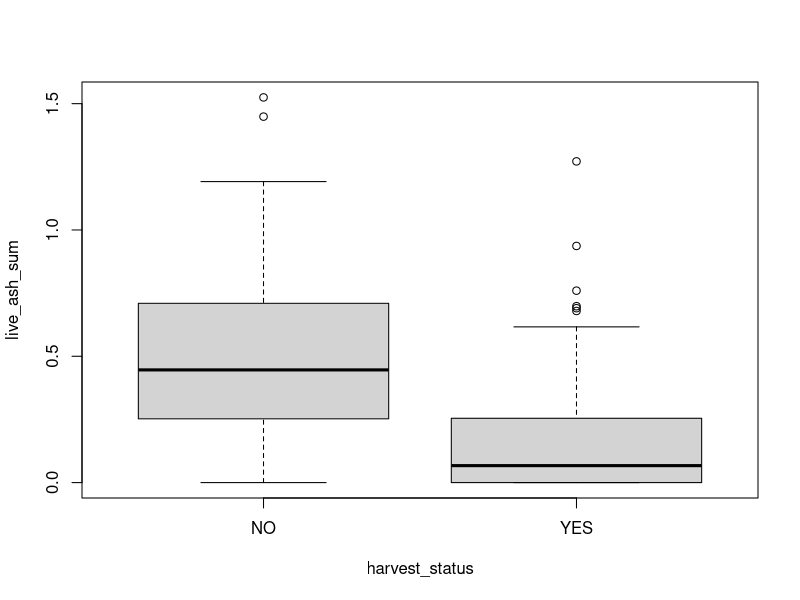
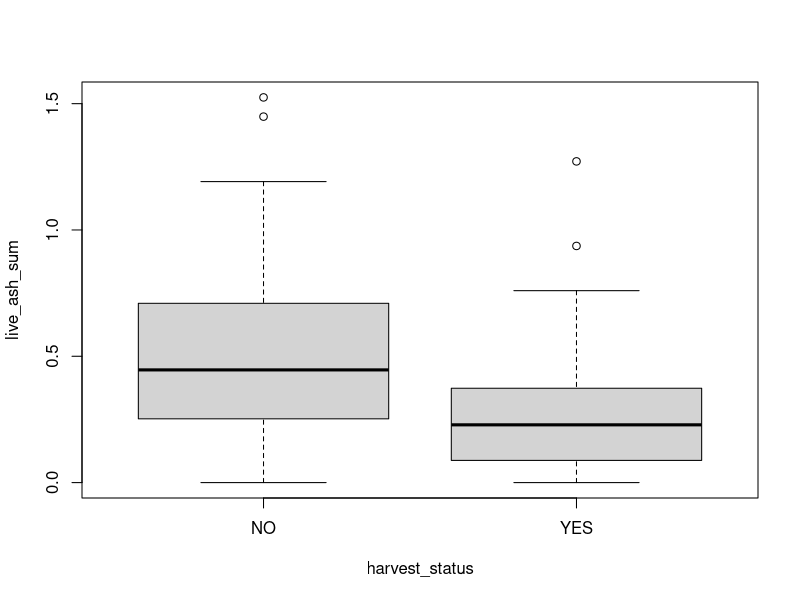
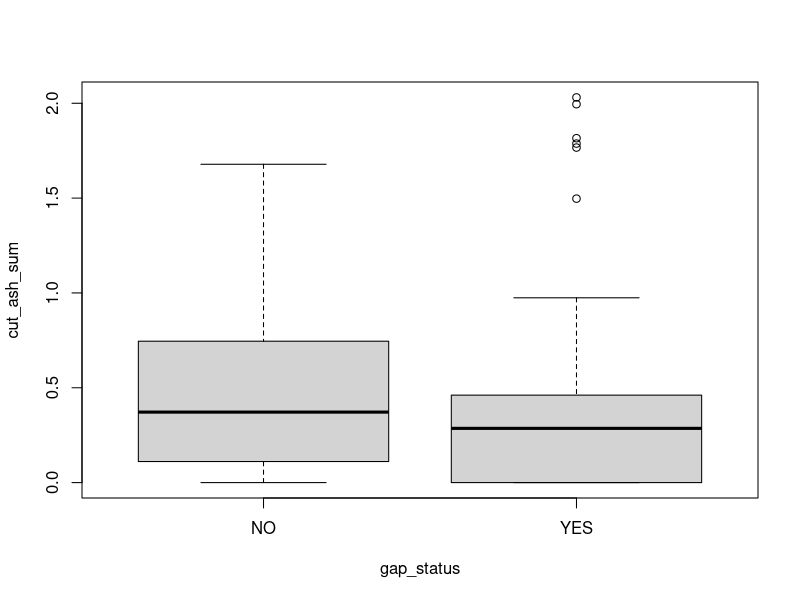

Write R code to recreate these figures, in order. (Note: this script raises an error after producing the figures.)
# --------------------------------------------------
#trying to prep for PC-ORD now
# 19 Jan 2020
# HH
# --------------------------------------------------
#

### BELOW IS ALL COPIED FROM 12-14-20 ### 
### update 2/1/2021: NOW THERE ARE MODIFICATIONS towards the end ###

stand_info <- read.csv("STAND_INFO_EAB_project_2020_cleaned_data.csv")
plot_info <- read.csv("PLOT_INFO_EAB_project_2020_cleaned_data.csv")
overstory_data <- read.csv("TREES_EAB_project_2020_cleaned_data.csv")

library(tibble)
library(ggplot2)

#glimpse(overstory_data)
#glimpse(plot_info)
#glimpse(stand_info)

#changing name of plot_ID column since it had some weird characters in it
names(overstory_data)[1] <- "plot_ID"
names(plot_info)[1] <- "plot_ID"
#names(overstory_data) #success!
#names(plot_info)

#ditto for the first column, "Property" in stand_info
names(stand_info)[1]<- "Property"
# names(stand_info) #works out!

##############################################

#merging the overstory df w/ the plot_info df on the basis of the plot_ID column
overstory_plus <- merge(x=overstory_data,y=plot_info,by="plot_ID")

#converting stump height & diam to DBH- using James Westfall paper from USFS
#IMPORTANT: these values are specific to white ash; dif species have dif constants!!
#IMPORTANT QUESTION: can I use measurements in cm for this?! I don't see why not...
#altho ACTUALLY we'd have to convert stump height-dbh relation to all meters or all feet.
#variables for this formula: dbhi = di * (4.5/hi)^B0 + B1(4.5-h) + Ei
#dbhi = estimated DBH for tree 'i'
#di = stump diameter (in.) for tree i;
#hi = stump height (ft.) for tree i;
#B0 & B1 = estimated fixed-effects parameters; 
#(for white ash, B0 = -0.1074 & B1 = 0.0685)
#Ei = random error for tree i

overstory_plus$ASH_stump_DBH <- rep(NA)
overstory_plus$BA_sqm <- rep(NA)

#calculating BA for live trees & stumps using standard conversion from DBH to BA
#overstory_plus$BA_sqft <- overstory_plus$DBH_cm*overstory_plus$DBH_cm*0.005454

overstory_plus$BA_sqm <- overstory_plus$DBH_cm*overstory_plus$DBH_cm*pi/40000

#only calculating the stump DBH w/ these constants for ash
for(i in nrow(overstory_plus)){
  if(overstory_plus$species[i]=="FRAM"){
    overstory_plus$ASH_stump_DBH[i] <- 
      (overstory_plus$DBH_cm[i]*((1.3716/overstory_plus$height_m[i])^-0.1074) +
         0.0685*(1.3716-overstory_plus$height_m[i]) + 0)
    # and then converting that to BA, for ASH stumps only
    overstory_plus$BA_sqm[i] <- 
      overstory_plus$ASH_stump_DBH[i]*overstory_plus$ASH_stump_DBH[i]*pi/40000 
  }
}

glimpse(overstory_plus)

#now, for my first trick...find the range of ash basal area removed in harvested sites

#first, creating a factor list of all the individual plot names
plot_names <- unique(overstory_plus$plot_ID)

#trying to find our "missing" plot_ID...
#length(unique(overstory_data$plot_ID)) #=/= the next line
#length(unique(plot_info$plot_ID))

#now subsetting to find out which plot_ID in plot_info is NOT in overstory_data

#subset(plot_info, !(plot_ID %in% overstory_data$plot_ID))

#length(plot_names)
#head(plot_names)
#stand_info$num_plots[stand_info$Stand_code=="GSF396"]
#now that that's resolved (# of individual plot_IDs), I've commented out the unnecessary lines

#then, setting up a dataframe to hold info about each plot 
#w/ its basic stats, info abt ash removed, etc.

ash_cut <- data.frame("plot_ID" = plot_info$plot_ID, 
                      "harvest_status" = plot_info$harvest_status, 
                      "gap_status" = plot_info$gap_status, 
                      "live_ash_sum"=rep(0), #starting @ zero so they can be added to
                      "cut_ash_sum"=rep(0) #ditto
                      #,"any_live_ash"=rep("NA"), #but adding a separate var to tell
                      #"any_cut_ash"=rep("NA") #whether it actually went thru /was counted
)

#glimpse(ash_cut)

for (i in 1:nrow(overstory_plus)){ #iterating thru each tree/stump/snag in all plots
  
  #basically, adding the DBH of each live ash tree in a plot to the sum value
  if(overstory_plus$species[i]=="FRAM"){
    if(overstory_plus$status[i]=="live"){
      ash_cut$live_ash_sum[ash_cut$plot_ID==overstory_plus$plot_ID[i]] <- 
        ash_cut$live_ash_sum[ash_cut$plot_ID==overstory_plus$plot_ID[i]] +
        overstory_plus$BA_sqm[i]
      #using BA calculated from DBH calculated w/ the formula I used above!
    } else if(overstory_plus$status[i]=="stump") {
      ash_cut$cut_ash_sum[ash_cut$plot_ID==overstory_plus$plot_ID[i]] <- 
        ash_cut$cut_ash_sum[ash_cut$plot_ID==overstory_plus$plot_ID[i]] +
        overstory_plus$BA_sqm[i]
    }
  }
  
}

#checking to see if it worked!!
glimpse(ash_cut)
glimpse(ash_cut[ash_cut$harvest_status=="YES",])
#I think it worked!!

#now to create some basic boxplots comparing standing and cut ash BA
# in harvested and non-harvested sites

#quickly getting max and min values for cut ash BA
max(ash_cut$cut_ash_sum)
min(ash_cut$cut_ash_sum)

#this one maps BA (in sq m) of standing ash against harvest status 
#across all plots
boxplot(formula=live_ash_sum~harvest_status, data=ash_cut)

#ditto this one, except comparing only "matrix" plots against unharvested
boxplot(formula=live_ash_sum~harvest_status, 
        data=ash_cut[ash_cut$gap_status=="NO",])

#now just looking @ the spread of CUT ash in harvested sites
boxplot(formula=cut_ash_sum~gap_status,
        data=ash_cut[ash_cut$harvest_status=="YES",])

live_ash_BA_all <- aov(formula=live_ash_sum~harvest_status, data=ash_cut)
print(live_ash_BA_all)
print(summary(live_ash_BA_all))

live_ash_BA_mat <- aov(formula=live_ash_sum~harvest_status, 
                       data=ash_cut[ash_cut$gap_status=="NO",])
print(live_ash_BA_mat)
print(summary(live_ash_BA_mat))

# Matrix of overstory parameters for stump to BA -------------------------------
#numbers/parameters from Westfall 2010

stump_to_DBH <- data.frame(
  "species" = unique(overstory_plus$species),
  "sp_group" = rep(NA),
  "B0" = rep(NA),
  "B1" = rep(NA),
  "estimates" = rep(FALSE)
)
stump_to_DBH$species

#assigning the values for each species
stump_to_DBH[stump_to_DBH$species=="ACSA",2] <- 7
stump_to_DBH[stump_to_DBH$species=="FRAM",2] <- 9
stump_to_DBH[stump_to_DBH$species=="OSVI",2] <- 11
stump_to_DBH[stump_to_DBH$species=="UNK",2] <- 0
stump_to_DBH[stump_to_DBH$species=="QURU",2] <- 14
stump_to_DBH[stump_to_DBH$species=="CAOV",2] <- 16
stump_to_DBH[stump_to_DBH$species=="FAGR",2] <- 12
stump_to_DBH[stump_to_DBH$species=="BEAL",2] <- 11
stump_to_DBH[stump_to_DBH$species=="ACRU",2] <- 18
stump_to_DBH[stump_to_DBH$species=="BENI",2] <- 11
stump_to_DBH[stump_to_DBH$species=="PRSE",2] <- 10
stump_to_DBH[stump_to_DBH$species=="TSCA",2] <- 4
stump_to_DBH[stump_to_DBH$species=="ACPE",2] <- 18
stump_to_DBH[stump_to_DBH$species=="TIAM",2] <- 13
stump_to_DBH[stump_to_DBH$species=="FRNI",2] <- 9
stump_to_DBH[stump_to_DBH$species=="BEPA",2] <- 11
stump_to_DBH[stump_to_DBH$species=="PRPE",2] <- 10
stump_to_DBH[stump_to_DBH$species=="POGR",2] <- 9
stump_to_DBH[stump_to_DBH$species=="ROPS",2] <- 17
stump_to_DBH[stump_to_DBH$species=="PODE",2] <- 9
stump_to_DBH[stump_to_DBH$species=="ACSP",2] <- 18
stump_to_DBH[stump_to_DBH$species=="ABBA",2] <- 3
stump_to_DBH[stump_to_DBH$species=="PIRU",2] <- 2
stump_to_DBH[stump_to_DBH$species=="POTR",2] <- 9
stump_to_DBH[stump_to_DBH$species=="PIST",2] <- 1
stump_to_DBH[stump_to_DBH$species=="BESP",2] <- 11
stump_to_DBH[stump_to_DBH$species=="BEPO",2] <- 11
stump_to_DBH[stump_to_DBH$species=="ULAM",2] <- 17
stump_to_DBH[stump_to_DBH$species=="CACO",2] <- 16
stump_to_DBH[stump_to_DBH$species=="HAVI",2] <- 0
stump_to_DBH[stump_to_DBH$species=="POSP",2] <- 9
stump_to_DBH[stump_to_DBH$species=="PISP",2] <- 2
stump_to_DBH[stump_to_DBH$species=="ACER",2] <- 18
stump_to_DBH[stump_to_DBH$species=="THOC",2] <- 6
stump_to_DBH[stump_to_DBH$species=="CACA",2] <- 16
stump_to_DBH[stump_to_DBH$species=="ULSP",2] <- 17
stump_to_DBH[stump_to_DBH$species=="BELE",2] <- 11
stump_to_DBH[stump_to_DBH$species=="ACSP2",2] <- 18
stump_to_DBH[stump_to_DBH$species=="ULRU",2] <- 17

unique(stump_to_DBH$sp_group)
stump_to_DBH


###well...I fixed it...and it was the easiest thing in the world...lol
for(i in 1:nrow(stump_to_DBH)){
  if(is.na(stump_to_DBH$sp_group[i])==FALSE){
    if(stump_to_DBH$sp_group[i]==7){
      stump_to_DBH$B0[i] <- -0.1323
      stump_to_DBH$B1[i] <- .2442
    } else if(stump_to_DBH$sp_group[i]==9){
      stump_to_DBH$B0[i] <- -0.1074
      stump_to_DBH$B1[i] <- .0685
    } else if(stump_to_DBH$sp_group[i]==11){
      stump_to_DBH$B0[i] <- -.1743
      stump_to_DBH$B1[i] <- .1376
    }else if(stump_to_DBH$sp_group[i]==14){
      stump_to_DBH$B0[i] <- -0.1651
      stump_to_DBH$B1[i] <- .1258 #PROJECTION based on group 17
      stump_to_DBH$estimates[i] <- TRUE
    }else if(stump_to_DBH$sp_group[i]==16){
      stump_to_DBH$B0[i] <- -.1578
      stump_to_DBH$B1[i] <- .0615
    }else if(stump_to_DBH$sp_group[i]==12){
      stump_to_DBH$B0[i] <- -.1171
      stump_to_DBH$B1[i] <- .0714
    }else if(stump_to_DBH$sp_group[i]==18){
      stump_to_DBH$B0[i] <- -.1382
      stump_to_DBH$B1[i] <- .1010
    }else if(stump_to_DBH$sp_group[i]==10){
      stump_to_DBH$B0[i] <- -.0720
      stump_to_DBH$B1[i] <- .0260 #PROJECTION based on group 8!
      stump_to_DBH$estimates[i] <- TRUE
    }else if(stump_to_DBH$sp_group[i]==4){
      stump_to_DBH$B0[i] <- -.1162
      stump_to_DBH$B1[i] <- .0686
    }else if(stump_to_DBH$sp_group[i]==13){
      stump_to_DBH$B0[i] <- -.1193
      stump_to_DBH$B1[i] <- .1009
    }else if(stump_to_DBH$sp_group[i]==17){
      stump_to_DBH$B0[i] <- -.1662
      stump_to_DBH$B1[i] <- .1258
    }else if(stump_to_DBH$sp_group[i]==3){
      stump_to_DBH$B0[i] <- -.1353
      stump_to_DBH$B1[i] <- .1451
    }else if(stump_to_DBH$sp_group[i]==2){
      stump_to_DBH$B0[i] <- -.1334
      stump_to_DBH$B1[i] <- .0740
    }else if(stump_to_DBH$sp_group[i]==1){
      stump_to_DBH$B0[i] <- -.1096
      stump_to_DBH$B1[i] <- .0588
    }else if(stump_to_DBH$sp_group[i]==6){
      stump_to_DBH$B0[i] <- -.1631
      stump_to_DBH$B1[i] <- .1517
    }else if(stump_to_DBH$sp_group[i]==0){ #for those who we just don't have an estimate......
      stump_to_DBH$B0[i] <- median(as.numeric(stump_to_DBH$B0),na.rm=TRUE)
      stump_to_DBH$B1[i] <- median(as.numeric(stump_to_DBH$B1),na.rm=TRUE)
      stump_to_DBH$estimates[i] <- TRUE
    }
  }
}
stump_to_DBH$sp_group[1]==7
stump_to_DBH

#now, adding a few columns to the overstory data frame
#to actually calculate this ish.

#converting to imperial units to make sure things work with these calculations
overstory_plus$diam_in <- overstory_plus$DBH_cm*.393701
overstory_plus$height_ft <- overstory_plus$height_m*3.28084
overstory_plus$stump_DBH_in <- rep(0)
overstory_plus$stump_DBH_cm <- rep(0)

#calculating stump DBH:
for(i in 1:nrow (overstory_plus)){
  if(overstory_plus$status[i]=="stump"){
    overstory_plus$stump_DBH_in[i] <- 
      (overstory_plus$diam_in[i]*(4.5/overstory_plus$height_ft[i])^
         stump_to_DBH$B0[overstory_plus$species[i]==stump_to_DBH$species]) +
      stump_to_DBH$B1[overstory_plus$species[i]==stump_to_DBH$species]*(4.5-overstory_plus$height_ft[i])
  }
}

#convert back to metric!
overstory_plus$stump_DBH_cm <- overstory_plus$stump_DBH_in*2.54

#convert diam to basal area
overstory_plus$BA_sqm[overstory_plus$status=="stump"] <- 
  overstory_plus$stump_DBH_cm[overstory_plus$status=="stump"]*overstory_plus$stump_DBH_cm[overstory_plus$status=="stump"]*pi/40000 

##############################################

# NOW TRYING TO CREATE PRIMARY MATRIX FOR PC-ORD -------------------------------
#AKA: basal area of standing trees in each stand, NOT cut trees
#So that we can compare composition of what's remaining

#trying to make this *as* a matrix (vs. as a dataframe)

#species_list <-as.character(unique(overstory_plus$species))
#species_list_cut <- as.character(paste(species_list,"_cut", sep=""))
#matcolnames <- c(species_list,species_list_cut)

BA_sp <- matrix(data=rep(0), nrow=45, ncol=40)
colnames(BA_sp) <- unique(overstory_plus$species)
rownames(BA_sp) <- unique(stand_info$Stand_code)
#Matrix is in place!!
#First convet into a dataframe.
#now to fill it up.
#THEN will divide to make it BA/ha.
#then I can graph it!

standcode <- unique(stand_info$Stand_code)
BA_sp_df <- as.data.frame(BA_sp)
BA_sp_df <- cbind(standcode, BA_sp_df)
#BA_sp_df <- data.frame(row.names=matcolnames)
overstory_plus2 <- merge(x=overstory_plus,y=stand_info,by="Stand_name")

#adding an incremental operator (I found it online)
`%+=%` = function(e1,e2) eval.parent(substitute(e1 <- e1 + e2))

#adding a simple intermediary matrix to try to make this work.....
spec_df <- data.frame(sp = colnames(BA_sp_df)[2:40], num = 1:length(colnames(BA_sp_df)[2:40]))
spec_df$sp

for(i in 1:nrow(overstory_plus2)){
  #if(overstory_plus2$species[i]!=""){
  #find the right row (Based on stand code)
  j=which(BA_sp_df$standcode==overstory_plus2$Stand_code[i])[1]
  if(overstory_plus2$status[i]=="live"){
    k=spec_df$num[as.character(spec_df$sp)==as.character(overstory_plus2$species[i])]+1
    BA_sp_df[j,k] %+=% overstory_plus2$BA_sqm[i]
  }
  #  }    
}
##I FINALLY GOT THIS MATRIX TO WORK BABYYY

#changed from "stand_info_2" to "stand_info" below since stand_info_2 doesn't exist?!
BA_ha_df <- cbind(BA_sp_df, "num_plots"=stand_info$num_plots) #now to get it into BA/ha...
#just add on the # plots column since stands are in the same order
#each plot = 400 square meters = 0.04 hectares
#so, BA/stand /(.04 ha * n plots/stand)

for (i in 2:(ncol(BA_ha_df)-1)){
  for(j in 1:nrow(BA_ha_df)){
    BA_ha_df[j,i] = BA_ha_df[j,i]/(0.04*BA_ha_df$num_plots[j])
  }
}
#I DID IT!! this dataframe (BA_ha_df) has basal area per hectare per species per stand!!!
#NOW I'm removing the num_plots col (the last one) since I no longer need it:
BA_ha_df <- BA_ha_df[,1:41]

#testing something...to make sure all species were taken care of
#first for elm: which sites did it have BA>0?
BA_ha_df[BA_ha_df$ULAM>0,BA_ha_df$ULAM] #ans: a few, OK
#next for bitternut hickory: asking which sites did it have BA>0?
BA_ha_df[BA_ha_df$CACO>0,BA_ha_df$CACO] #NONE...WHY????
BA_ha_df[BA_ha_df$CAOV>0,BA_ha_df$CAOV] #NONE...WHY????
BA_sp_df[BA_sp_df$CAOV>0,BA_sp_df$CAOV] #NONE...WHY????
glimpse(overstory_plus2)
overstory_plus2[overstory_plus_2[overstory_plus2$species=="CACO",],overstory_plus2$DBH_cm]
sum(overstory_plus2$species=="BELE")
overstory_plus2$DBH_cm[overstory_plus2$species=="CACO"] # so the DBH DOES exist in overstory_plus2...
overstory_plus2$status[overstory_plus2$species=="CACO"] #and it IS  alive...now let's check for a sp I actually care about
overstory_plus2$DBH_cm[overstory_plus2$species=="BELE"] #ditto, we still have DBH
overstory_plus2$BA_sqm[overstory_plus2$species=="BELE"] #and it still has BA
overstory_plus2$status[overstory_plus2$species=="BELE"] #and it's considered live......
sum(overstory_plus2$status=="live")

overstory_plus2[overstory_plus2$species=="BELE",]
overstory_plus2$BA_sqm[1071] #it's in there all right...

BA_sp_df[BA_sp_df$standcode=="OSFCD1","BELE"] #THERE WAS NEVER AN ISSUE IT JUST SHOWED UP AS 0 ELSEWHERE!!!
BA_ha_df[BA_ha_df$standcode=="OSFCD1","BELE"]
#let's replicate this with BENI just to make sure...
sum(overstory_plus2$species=="BENI")
overstory_plus2[overstory_plus2$species=="BENI",c("status", "BA_sqm", "Stand_code")] #checking in which stands BENI live exists
sum(overstory_plus2$BA_sqm[overstory_plus2$species=="BENI" & overstory_plus2$Stand_code=="BRSP"]) #this num should be same as...
BA_sp_df[BA_sp_df$standcode=="BRSP","BENI"] #YASSSSS
BA_ha_df[BA_ha_df$standcode=="BRSP","BENI"] # & now to make sure it converted correctly to sqm/ha...
sum(BA_ha_df$BENI)
sum(BA_ha_df$CACO)
sum(BA_ha_df$THOC)

#per Tony's advice- I should also do a separate primary matrix for REGENERATION (ask: Just seedlings??)